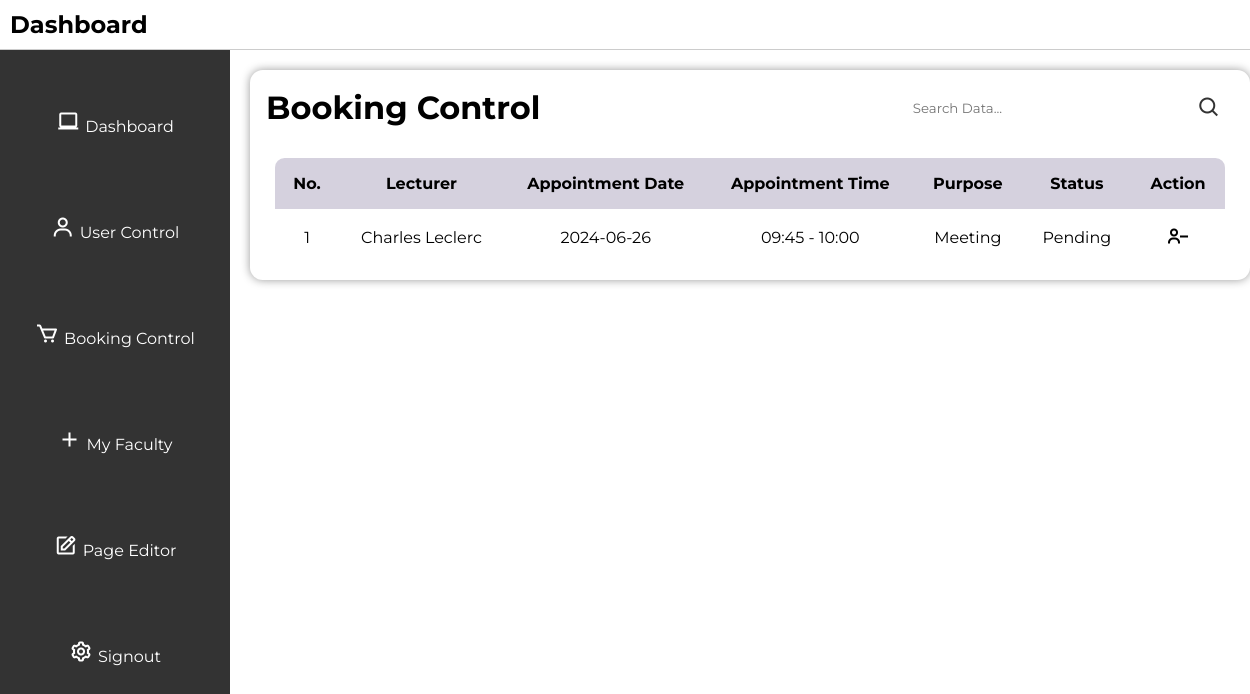
The app's page /appointmentcontrol with its own data.
### tables this page shows
CREATE TABLE appointments (
        id INTEGER PRIMARY KEY AUTOINCREMENT,
        booking_id INTEGER NOT NULL,
        student TEXT NOT NULL,
        lecturer TEXT NOT NULL,
        appointment_date TEXT NOT NULL,
        appointment_time TEXT NOT NULL,
        purpose TEXT NOT NULL,
        status TEXT NOT NULL,
        FOREIGN KEY (student) REFERENCES users (username),
        FOREIGN KEY (lecturer) REFERENCES users (username)
    );

### app.py (the view)
@app.route("/appointmentcontrol", methods=["GET", "POST"])
def appointmentcontrol():
    search_query = request.args.get('search', '')
    conn = get_db_connection()
    cursor = conn.cursor()
    if search_query:
        cursor.execute(
            """
            SELECT id, lecturer, student, appointment_date, purpose, status, appointment_time
            FROM appointments
            WHERE lecturer LIKE ? OR student LIKE ? OR appointment_date LIKE ? OR purpose LIKE ? OR status LIKE ?
            """,
            (f"%{search_query}%", f"%{search_query}%", f"%{search_query}%", f"%{search_query}%", f"%{search_query}%")
        )
    else:
        cursor.execute(
            "SELECT id, lecturer, student, appointment_date, purpose, status, appointment_time FROM appointments"
        )
    appointments = cursor.fetchall()
    cursor.close()
    conn.close()
    return render_template("appointment_control.html", appointments=appointments)

### app.py (called while the page is built)
def get_db_connection():
    con = sqlite3.connect("database.db")  # Connect to the database
    con.row_factory = sqlite3.Row        # Set row factory to sqlite3.Row for dictionary-like row access
    return con                           # Return the database connection

### templates/appointment_control.html (shortened to what this page needs)
<!DOCTYPE html>
<html lang="en">
<head>
    <link rel="stylesheet" href="../static/style.css">
    <link href='https://unpkg.com/boxicons@2.1.4/css/boxicons.min.css' rel='stylesheet'>
</head>
<body>
    <header>
        <h2>Dashboard</h2>
    </header>
    <div class="sidebar">
        <ul>
            <li><i class='bx bx-laptop'></i><a href="/admin">Dashboard</a></li>
            <li><i class='bx bx-user'></i><a href="/usercontrol">User Control</a></li>
            <li><i class='bx bx-cart'></i><a href="/appointmentcontrol">Booking Control</a></li>
            <li><i class='bx bx-plus'></i><a href="/faculty">My Faculty</a></li>
            <li><i class='bx bx-edit' ></i><a href="/adminpageeditor">Page Editor</a></li>
            <li><i class='bx bx-cog' ></i><a href="/logout">Signout</a></li>
        </ul>
    </div>
    <div class="user-main">
        <div class="table" id="customers_table">
            <div class="table__header">
                <h1>Booking Control</h1>
                <div class="input-group">
                    <input type="search" id="search" placeholder="Search Data...">
                    <i class='bx bx-search' onclick="searchData()"></i>
                </div>
            </div>
            <div class="table__body">
                <table>
                    <thead>
                        <tr>
                            <th>No.</th>
                            <th>Lecturer</th>
                            <th>Appointment Date</th>
                            <th>Appointment Time</th>
                            <th>Purpose</th>
                            <th>Status</th>
                            <th>Action</th>
                        </tr>
                    </thead>
                    <tbody id="appointmentTableBody">
                        {% for appointment in appointments %}
                        <tr>
                            <td>{{ loop.index }}</td>
                            <td>{{ appointment[1] }}</td>
                            <td>{{ appointment[3] }}</td>
                            <td>{{ appointment[6] }}</td>
                            <td>{{ appointment[4] }}</td>
                            <td>{{ appointment[5] }}</td>
                            <td>
                                <form method="post" action="/delete_booking">
                                    <button type="submit"><i class='bx bx-user-minus'></i></button>
                                </form>
                            </td>
                        </tr>
                        {% endfor %}
                    </tbody>
                </table>
            </div>
        </div>
    </div>
</body>
</html>

### static/style.css (style rules this page uses)
* { margin: 0; padding: 0; box-sizing: border-box; font-family: 'Montserrat'; }
body { font-family: 'Montserrat', sans-serif; background-color: white; justify-content: center; align-items: center; margin: 0; padding: 0; min-width: 100vh; }
.bx { font-size: 24px; color: #333; }
header { display: flex; justify-content: space-between; align-items: center; padding: 10px; background-color: #ffffff; border-bottom: 1px solid #ccc; position: relative; top: 0; width: 100%; }
header h2 { font-size: 24px; }
.sidebar { height: calc(210vh - 60px); width: 230px; position: absolute; top: 50px; left: 0; background-color: #333; padding-top: 20px; overflow-y: auto; }
.sidebar ul { list-style-type: none; }
.sidebar ul li { padding: 40px 0; text-align: center; }
.sidebar ul li a { color: #fff; text-decoration: none; }
.sidebar i { color: white; margin-right: 5px; }
.table { position: relative; width: 1000px; box-shadow: 0 0 10px rgba(0, 0, 0, 0.4); border-radius: 12.8px; display: flex; justify-content: center; flex-direction: column; margin-top: 20px; left: 20%; }
.table__header { width: 100%; height: 10%; padding: 12.8px 16px; display: flex; justify-content: space-between; align-items: center; }
.table__header .input-group { width: 35%; height: 100%; padding: 12.8px; border-radius: 32px; display: flex; justify-content: center; align-items: center; transition: .2s; }
.table__header .input-group input { width: 100%; padding: 0 8px 0 4.8px; background-color: transparent; border: none; outline: none; }
.table__body { width: 95%; max-height: calc(89vh - 16px); background-color: #fffb; margin: 12.8px auto; border-radius: 9.6px; overflow: auto; overflow: overlay; }
table { width: 100%; }
table, th, td { border-collapse: collapse; padding: 16px; text-align: center; }
thead th { position: sticky; top: 0; left: 0; background-color: #d5d1defe; text-transform: capitalize; }
.table__body button { background-color: transparent; border: none; color: black; justify-content: center; }
.table__body i { border: none; color: black; }

### records on screen
appointments: lecturer "Charles Leclerc", appointment_date "2024-06-26", appointment_time "09:45 - 10:00", purpose "Meeting", status "Pending"
